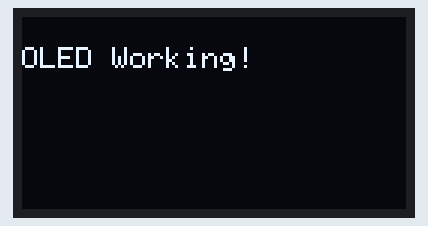
Bench run of a sketch on a simulated Arduino Uno, built with avr-gcc and run on an emulated ATmega328P. On the bench: 128×64 one-colour display. The display library's start-up logo is not drawn.

Above: at 2.4 s.

The sketch:

oledtest.ino
```cpp
#include <SPI.h>
#include <Wire.h>
#include <Adafruit_GFX.h>
#include <Adafruit_SH110X.h>

#define SCREEN_WIDTH 128
#define SCREEN_HEIGHT 64
#define OLED_RESET -1
#define i2c_Address 0x3C

Adafruit_SH1106G display(SCREEN_WIDTH, SCREEN_HEIGHT, &Wire, OLED_RESET);

void setup() {
  Serial.begin(115200);
  Wire.begin();
  delay(250); // wait for the OLED to power up
  display.begin(i2c_Address, true); // Address 0x3C default
  display.display();
  delay(2000);

  if (!display.begin(i2c_Address, true)) {
    Serial.println("OLED initialization failed!");
    while (1);
  }

  display.clearDisplay();
  display.setTextSize(1);
  display.setTextColor(SH110X_WHITE);
  display.setCursor(0, 10);
  display.print("OLED Working!");
  display.display();
  delay(2000);
  display.clearDisplay();
}

void loop() {}
```
